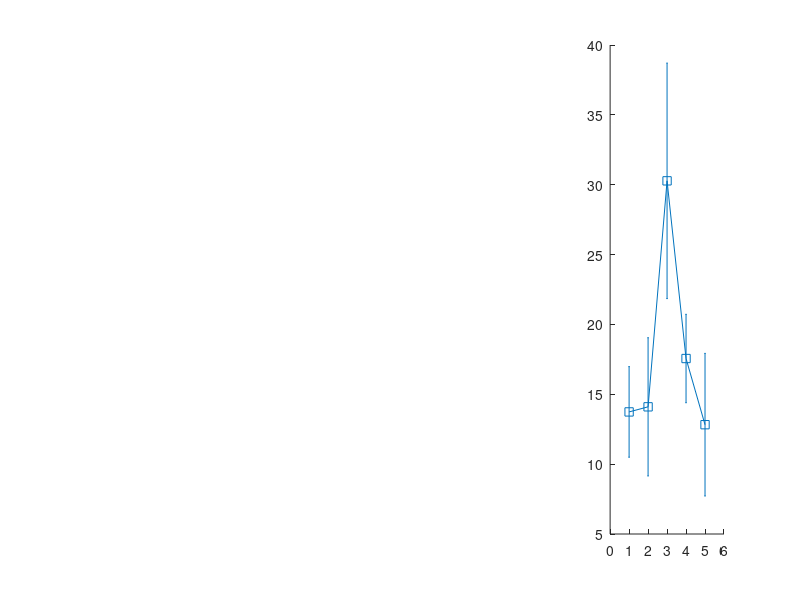

This figure's MATLAB source: (Note: this script raises an error after producing the figure.)
clc;
% colors for each stage
r=.8*[1 .4 .4 ]; 
s=[.4 .4 1]; 
i=[.2 1 1]; 
w=[.9 .9 .3];
%bar plot for the percentage of each stage
figure('position',[300 600 900 200])

% Wake
subplot(1,4,4) 
x=1:5; % for 4 recording sites
y = [0.13738	0.141025	0.302775	0.1756	0.12824

];
err = [0.064844406	0.09893612	0.168542781	0.063268581	0.102071999

]/2; % division by 2 for ste
errorbar(x, y*100, err*100, '-s','MarkerSize', 10,...
    'MarkerEdgeColor',w,'MarkerFaceColor',w,'linestyle','none','color','k')
xlim([.3 5.7]);
ylim([0 50])
box off
xticks([1 2 3 4 5])
xticklabels({'L front EEG','R front EEG','R caudal EEG','L caudal EEG','DVR'})
xtickangle(-30)
yticklabels([])
title('Wake (following movements)')

% SWS
subplot(1,4,1) 
x=1:5; % for 4 recording sites
y = [0.36512	0.35795	0.274975	0.33825	0.44334
];
err = [0.057001991	0.07653803	0.096966468	0.046411888	0.080386252
]/2; % division by 2 for ste
errorbar(x, y*100, err*100, '-s','MarkerSize', 10,...
    'MarkerEdgeColor',s,'MarkerFaceColor',s,'linestyle','none','color','k')
xlim([.3 5.7]);
ylim([0 50])
box off
xticks([1 2 3 4 5])
xticklabels({'L front EEG','R front EEG','R caudal EEG','L caudal EEG','DVR'})
xtickangle(-30)
title('SWS')
ylabel('Time (%)')

% IS
subplot(1,4,2) 
x=1:5; % for 4 recording sites
y = [0.10726	0.1439	0.107975	0.113725	0.08714
];
err = [0.031218232	0.041510079	0.029297597	0.04179357	0.02786051
]/2; % division by 2 for ste
errorbar(x, y*100, err*100, '-s','MarkerSize', 10,...
    'MarkerEdgeColor',i,'MarkerFaceColor',i,'linestyle','none','color','k'); hold on
% IS_times_r_caud=[0.7837    0.1514  0.0988  0.0939]*100;
% scatter(3+randn(size(IS_times_r_caud))*.1,IS_times_r_caud);
% IS_times_l_caud=[0.71   0.22    0.14    0.16    ]*100;
% scatter(4+randn(size(IS_times_l_caud))*.1,IS_times_l_caud);
xlim([.3 5.7]);
ylim([0 50])
box off
xticks([1 2 3 4 5])
xticklabels({'L front EEG','R front EEG','R caudal EEG','L caudal EEG','DVR'})
xtickangle(-30)
yticklabels([])
title('IS')

% REM
subplot(1,4,3) 
x=1:5; % for 4 recording sites
y = [0.39294	0.35715	0.31475	0.37745	0.34126
];
err = [0.016826111	0.044771308	0.07271545	0.049975827	0.099593188
]/2; % division by 2 for ste
errorbar(x, y*100, err*100, '-s','MarkerSize', 10,...
    'MarkerEdgeColor',r,'MarkerFaceColor',r,'linestyle','none','color','k'); 
ylim([0 50])
box off
xticks([1 2 3 4 5])
xticklabels({'L front EEG','R front EEG','R caudal EEG','L caudal EEG','DVR'})
xtickangle(-30)
yticklabels([])
title('REM')

% statistical tests to show SWS and REM are significantly more observed in
% front, and IS is significantly more observed in caudalral side
% 
SWS_front=[0.4465	0.4006	0.3376	0.334	0.3069	0.4463	0.3958		0.2812	0.3085];
SWS_caudal=[0.41	0.3988  0.2804	0.2864  0.3398  0.1983	0.2112	0.328];
REM_front=[0.4038	0.4215  0.4012	0.353   0.3966	0.3999	0.3224  0.3632	0.3317];
REM_caudal=[0.414	0.4189  0.3218	0.3051  0.3985  0.2491	0.2741	0.3873];
IS_front=[0.1238	0.1206  0.096	0.1087  0.0767	0.0864	0.1442  0.1534	0.2021];
IS_caudal= [0.0878	0.0865  0.1514	0.1512  0.0696  0.0988	0.0939	0.1476];
Wake_front=[0.0394	0.0117  0.1023	0.1425  0.1891	0.1797	0.2522  0.1764	0.1577];
Wake_caudal=[0.09	0.1158  0.2464	0.2573  0.1922  0.4539	0.4208	0.1371];
clc;
[p,h_SWS_front_caudal]=ranksum(SWS_front,SWS_caudal)
[p,h_IS_front_caudal]=ranksum(IS_front,IS_caudal)
[p,h_REM_front_caudal]=ranksum(REM_front,REM_caudal)
[p,h_Wake_front_caudal]=ranksum(Wake_front,Wake_caudal)

SWS_R=[0.4463	0.41 0.3958	0.2804 0.2812	0.1983  0.3085	0.2112];
SWS_L=[0.4465   0.4006  0.3376  0.334   0.3069  0.3988  0.2864     0.3398   0.328];

IS_R=[0.1206	0.0878  0.1087	0.1514  0.1442	0.0988  0.2021	0.0939];
IS_L=[0.1238  0.096 0.0767  0.0864  0.1534  0.0865  0.1512  0.0696  0.1476  ];

REM_R=[0.4215	0.414   0.353	0.3218  0.3224	0.2491  0.3317	0.2741 ];
REM_L=[0.4038   0.4012  0.3966  0.3999  0.3632  0.4189  0.3051  0.3985  0.3873];

Wake_R=[0.0117	0.09    0.1425	0.2464  0.2522	0.4539  0.1577	0.4208 ];
Wake_L=[0.0394  0.1023  0.1891  0.1797  0.1764  0.1158  0.2573  0.1922  0.1371];


[p,h_SWS_R_L]=ranksum(SWS_R,SWS_L)
[p,h_IS_R_L]=ranksum(IS_R,IS_L)
[p,h_REM_R_L]=ranksum(REM_R,REM_L)
[p,h_Wake_R_L]=ranksum(Wake_R,Wake_L)
%#################

mean_all_SWS=mean([SWS_front SWS_caudal])
sd_all_SWS=std([SWS_front SWS_caudal])

mean_all_REM=mean([REM_front REM_caudal])
sd_all_REM=std([REM_front REM_caudal])

mean_all_IS=mean([IS_front IS_caudal])
sd_all_IS=std([IS_front IS_caudal])

mean_all_Wake=mean([Wake_front Wake_caudal])
sd_all_Wake=std([Wake_front Wake_caudal])